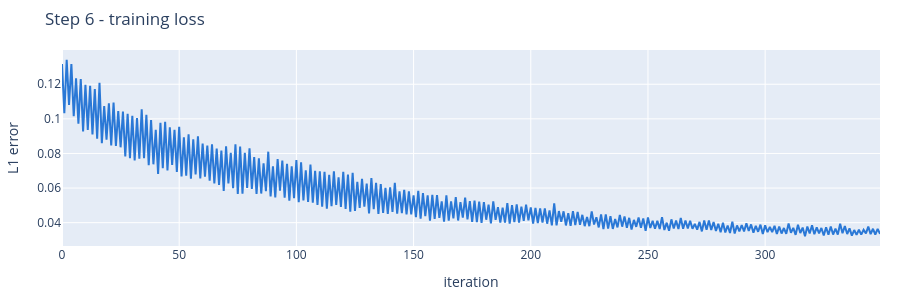

The notebook cell saved with this chart:
### Markdown cell above
## Step 6 — fit the gaussians to the photographs

Now the only part that is machine learning. We alternate between the two
cameras, render, compare to the real photograph, and let Adam move every
gaussian's position, size, orientation, opacity and colour to reduce the error.

The loss is plain **L1** on pixel values. The full paper adds a structural
similarity term to sharpen results; L1 alone is enough to show the mechanism.

Different parameters want very different learning rates — colour and opacity
can move fast, positions must move slowly or the cloud tears itself apart — so
each gets its own.

### Code cell
opt = torch.optim.Adam([
    {"params": [gs.xyz],     "lr": 2e-4},   # positions: slow and careful
    {"params": [gs.log_s],   "lr": 5e-3},   # sizes
    {"params": [gs.quat],    "lr": 1e-3},   # orientations
    {"params": [gs.opacity], "lr": 5e-2},   # opacity: fast
    {"params": [gs.rgb],     "lr": 1e-2},   # colour: fast
], eps=1e-15)

# Flatten the targets once so we can index them with the same pixel indices.
views = [(view_left, left.reshape(-1, 3)), (view_right, right.reshape(-1, 3))]
ITERS = 350
N_PIX = 2500          # random pixels per step - see the note above
history = []

t0 = time.perf_counter()
for it in range(1, ITERS + 1):
    viewmat, target = views[it % 2]            # alternate the two cameras

    # Pick a fresh random subset of pixels. Every pixel is an independent term
    # in the L1 sum, so a subset gives an unbiased (just noisier) gradient.
    idx = torch.randint(0, H * W, (N_PIX,), device=DEV)
    pred = render_pixels(gs, viewmat, PIX[idx])
    loss = (pred - target[idx]).abs().mean()   # L1

    opt.zero_grad(set_to_none=True)
    loss.backward()
    opt.step()

    history.append(loss.item())
    if it % 50 == 0 or it == 1:
        print(f"iter {it:4d}   L1 {loss.item():.4f}   "
              f"{(time.perf_counter()-t0)/it:.2f}s/iter")

print(f"\ntrained {ITERS} iterations in {time.perf_counter()-t0:.0f}s")

fig = go.Figure(go.Scatter(y=history, mode="lines", line=dict(width=2, color="#2a78d6")))
fig.update_layout(title="Step 6 - training loss", height=300,
                  xaxis_title="iteration", yaxis_title="L1 error",
                  margin=dict(l=50, r=20, t=50, b=40))
fig

### Figure 1 — Plotly figure (JSON) as saved in the notebook; plotly's stock layout.template omitted (floating-point values rounded to 4 significant figures; data arrays with more than 128 entries replaced by an {"elided": "..."} marker saying what was removed)
{"data": [{"line": {"color": "#2a78d6", "width": 2}, "mode": "lines", "type": "scatter", "y": {"elided": "350 float values"}}], "layout": {"height": 300, "margin": {"b": 40, "l": 50, "r": 20, "t": 50}, "title": {"text": "Step 6 - training loss"}, "xaxis": {"title": {"text": "iteration"}}, "yaxis": {"title": {"text": "L1 error"}}}}
